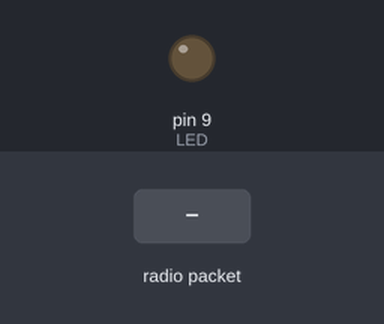
Bench run of a sketch on a simulated Arduino Uno, built with avr-gcc and run on an emulated ATmega328P. On the bench: output pins drawn as LEDs (lit = HIGH). The test bench sets the inputs (shaded band). No radio packets arrive unless stated; what the sketch prints to the serial monitor is not drawn.

Above: at 1.2 s.
1.3 s: radio packet "1" arrives
Timing chart, 0 to 4.3 s (numbered marks = the images above; inputs shaded):
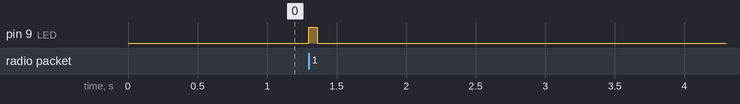

Measured:
- after the input at 1.3 s, pin 9 (LED): LOW → HIGH at once, → LOW 0.06 s later

The sketch:

rf95_receive_data.ino
```cpp
// (licence header left out)
// rf95_server.pde

#include <SPI.h>
#include <RH_RF95.h>

#define FREQUENCY  915

// Singleton instance of the radio driver
#define LED           9 // Moteinos have LEDs on D9
#define FLASH_SS      8 // and FLASH SS on D8

#define NETWORKID 100
RH_RF95 rf95;

void setup()
{
  pinMode(LED, OUTPUT);
  Serial.begin(115200);
  if (!rf95.init())
    Serial.println("init failed");
  else { Serial.print("init OK - "); Serial.print(FREQUENCY); Serial.print("mhz"); }
  //Display frequency
  rf95.setFrequency(FREQUENCY);
}

void loop()
{
  if (rf95.available())
  {
    // Should be a message for us now
    uint8_t buf[RH_RF95_MAX_MESSAGE_LEN];
    memset(buf, '\0', sizeof(buf));
    uint8_t len = sizeof(buf);
    if (rf95.recv(buf, &len))
    {
      digitalWrite(LED, HIGH);
      RH_RF95::printBuffer("request: ", buf, len);
      Serial.print("got request: ");
      Serial.println((char*)buf);
      //Parse networkid from string
      uint8_t buf2[RH_RF95_MAX_MESSAGE_LEN];
      memset(buf2, '\0', sizeof(buf2));
      int k= 0;
      for (int i=10;i<13;i++)
      {
        buf2[k] = buf[i];
        k++;
      }
      Serial.println((char*)buf2);
      //Serial.println(NETWORKID);
      //RH_RF95::printBuffer("request: ", buf, 13);
      Serial.print("RSSI: ");
      Serial.println(rf95.lastRssi(), DEC);

      // Send a reply
      uint8_t data[] = "And hello back to you";
      rf95.send(data, sizeof(data));
      rf95.waitPacketSent();
      Serial.println("Sent a reply");
      digitalWrite(LED, LOW);
    }
    else
    {
      Serial.println("recv failed");
    }
  }
}
```
